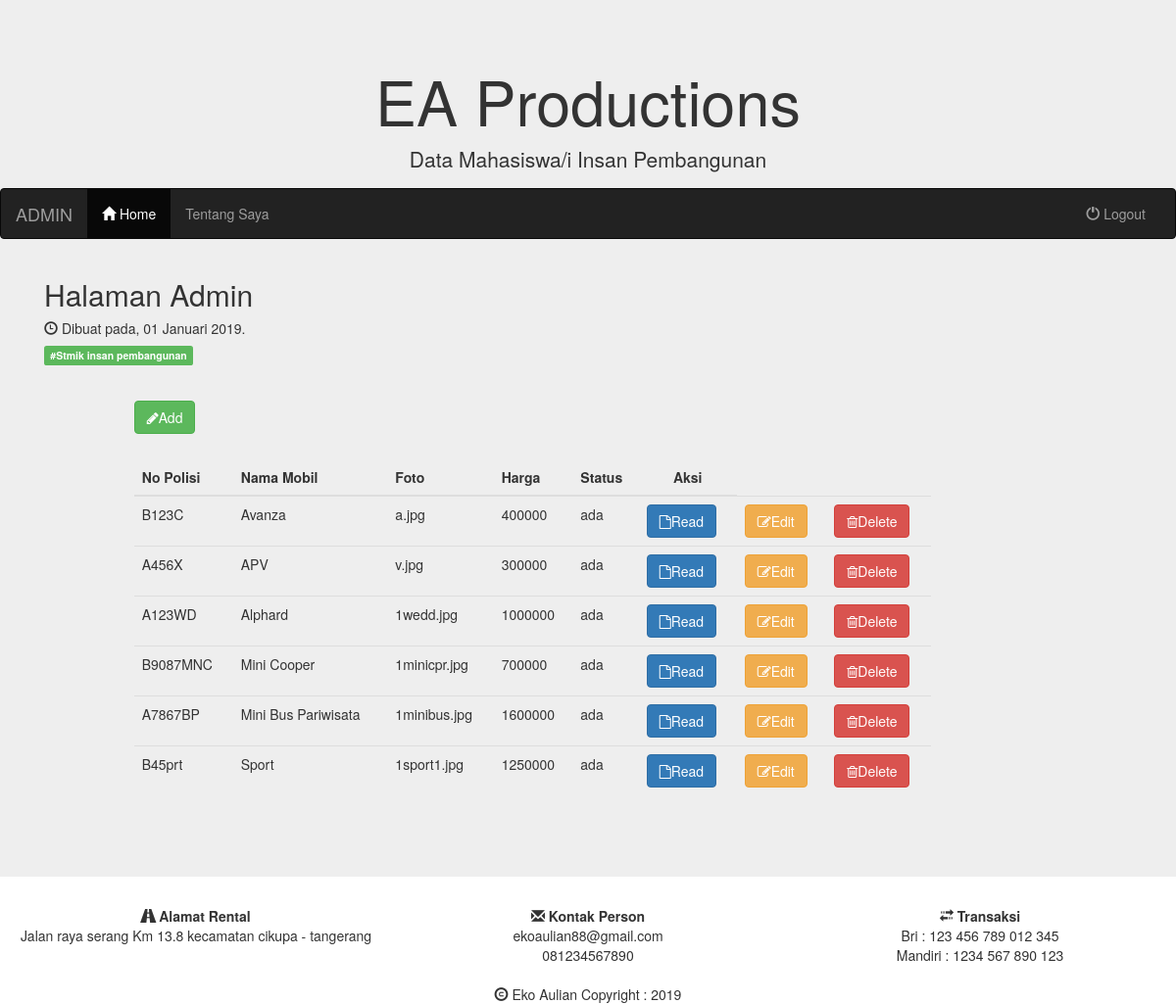
/admin/ (signed in), run on the app's committed database.
### tables this page shows
CREATE TABLE `mobil` (
  `nopol` varchar(10) NOT NULL,
  `namamobil` varchar(30) NOT NULL,
  `foto` varchar(30) NOT NULL,
  `harga` int(10) NOT NULL,
  `status` varchar(10) NOT NULL
);

### admin/koneksi.php (called while the page is built, shortened)
<?php
                $conn = mysql_connect("localhost","root","") or die ("koneksi gagal");
                $strSQL = "select * from mobil";
                $qry = mysql_query($strSQL,$conn) or die ("query salah");
?>

### admin/index.php (the view, shortened to what this page needs)
<?php
include('header.php');
?>
<?php
    include('koneksi.php');
?>
<div class="container">
        <div class="col-sm-9">
          <h2>Halaman Admin</h2>
          <h5><span class="glyphicon glyphicon-time"></span> Dibuat pada, 01 Januari 2019.</h5>
          <h5><span class="label label-success">#Stmik insan pembangunan</span></h5><br>
        </div>
</div>
<div class="container">
        <div class="col-lg-10">
            <div class="col-md-offset-1">
                        <div class="panel-heading">
                            <a href="tambah.php" class="btn btn-success" align="center"><span class="fa fa-pencil"></span>Add</a>
                        </div>
                        <div class="panel-body">
                            <div class="table-responsive">
                                <table class="table">
                                    <thead>
                                        <tr>
                                            <th>No Polisi</th>
                                            <th>Nama Mobil</th>
                                            <th>Foto</th>
                                            <th>Harga</th>
                                            <th>Status</th>
                                            <th><center>Aksi</center></th>
                                        </tr>
                                    </thead>
                                    <tbody>
                                    <?php
                                        while ($row = mysql_fetch_array($qry))
                                        {
                                            echo "<tr>";
                                                echo "<td>".$row["nopol"]."</td>";
                                                echo "<td>".$row["namamobil"]."</td>";
                                                echo "<td>".$row["foto"]."</td>";
                                                echo "<td>".$row["harga"]."</td>";
                                                echo "<td>".$row["status"]."</td>";
                                                echo "<td><a href=read.php?vnopol=".$row["nopol"]." class='btn btn-primary'><span class='fa fa-file-o'></span>Read</td>";
                                                echo "<td><a href=edit.php?vnopol=".$row["nopol"]." class='btn btn-warning'><span class='fa fa-edit'></span>Edit</td>";
                                                echo "<td><a href=delete.php?vnopol=".$row["nopol"]." class='btn btn-danger'><span class='fa fa-trash-o'></span>Delete</td>";
                                            echo "</tr>";
                                        }
                                    ?>
                                    </tbody>
                                </table>
                            </div>
                        </div>
                    </div>
                </div>
            </div>
<?php
include('../footer.php');
?>

### data on the page
mobil: nopol "B123C", namamobil "Avanza", foto "a.jpg", harga "400000", status "ada"
mobil: nopol "A456X", namamobil "APV", foto "v.jpg", harga "300000", status "ada"
mobil: nopol "A123WD", namamobil "Alphard", foto "1wedd.jpg", harga "1000000", status "ada"
mobil: nopol "B9087MNC", namamobil "Mini Cooper", foto "1minicpr.jpg", harga "700000", status "ada"
mobil: nopol "A7867BP", namamobil "Mini Bus Pariwisata", foto "1minibus.jpg", harga "1600000", status "ada"
mobil: nopol "B45prt", namamobil "Sport", foto "1sport1.jpg", harga "1250000", status "ada"
